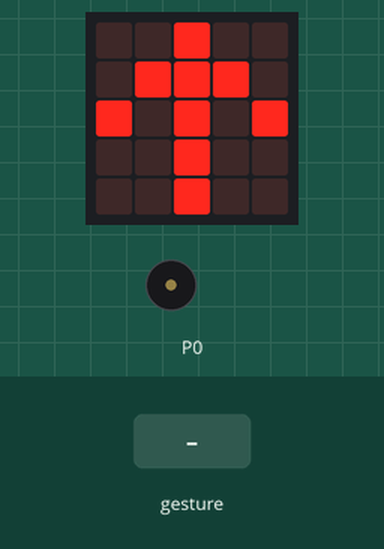
Recording of a program running on a simulated BBC micro:bit (MakeCode). Shown: the board's 5×5 LED display, buzzer (waves = sounding). Inputs (shaded band) come from the test bench. A tilt is held for 1.5 s and a shake lasts 1 s, then the board lies face up again.

Above: at 1.2 s.
1.3 s: gesture 'tilt right'
At 2.7 s:
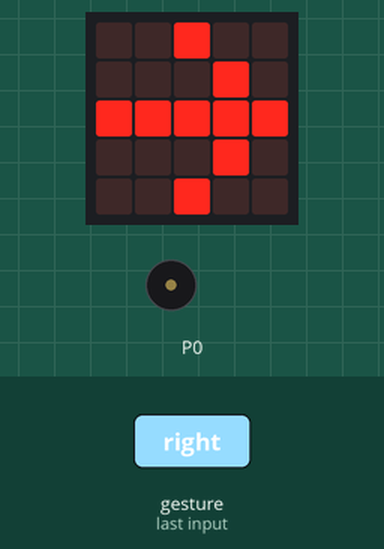
4.3 s: gesture 'tilt left'
At 5.7 s:
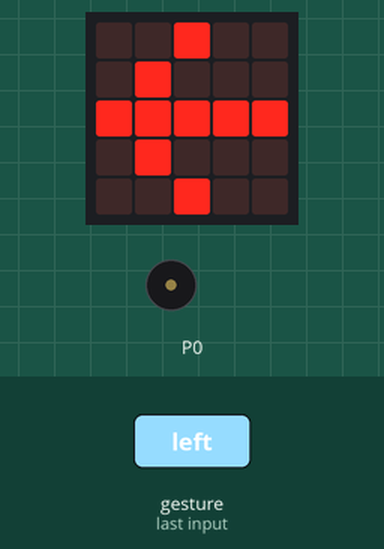
7.3 s: gesture 'screen down'
At 8.2 s:
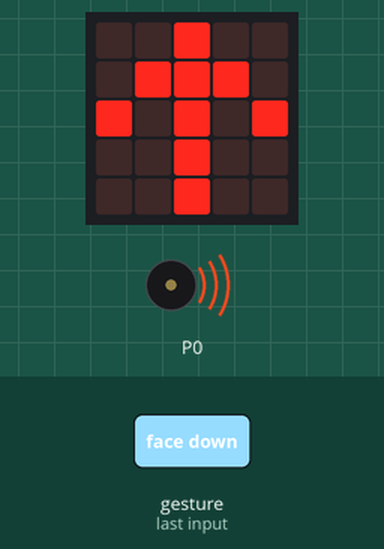
Timing chart, 0 to 11.3 s (numbered marks = the images above; inputs shaded):
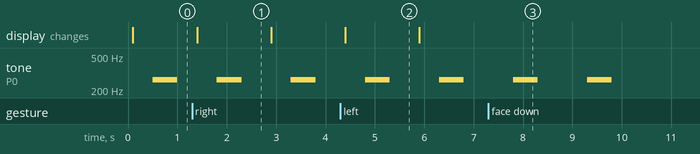

Measured:
- after the input at 1.3 s, tone on P0: alternates 262 Hz for 0.50 s and silent for 1.0 s, starting after 0.50 s; the display: changes after 0.10 s (image 1)
- after the input at 4.3 s, tone on P0: alternates 262 Hz for 0.50 s and silent for 1.0 s, starting after 0.50 s; the display: changes after 0.10 s (image 2)
- after the input at 7.3 s, tone on P0: alternates 262 Hz for 0.50 s and silent for 1.0 s, 4 changes in all, then stays silent, starting after 0.50 s
- what the display in image 1 shows lasts 1.5 s, from 1.4 s to 2.9 s

The program:

main.ts
```typescript
input.onGesture(Gesture.ScreenUp, function () {
    basic.showLeds(`
        . . # . .
        . # # # .
        # . # . #
        . . # . .
        . . # . .
        `)
    music.playTone(262, music.beat(BeatFraction.Whole))
})
input.onGesture(Gesture.TiltRight, function () {
    basic.showLeds(`
        . . # . .
        . . . # .
        # # # # #
        . . . # .
        . . # . .
        `)
    music.playTone(262, music.beat(BeatFraction.Whole))
})
input.onGesture(Gesture.TiltLeft, function () {
    basic.showLeds(`
        . . # . .
        . # . . .
        # # # # #
        . # . . .
        . . # . .
        `)
    music.playTone(262, music.beat(BeatFraction.Whole))
})
input.onGesture(Gesture.ScreenDown, function () {
    basic.showLeds(`
        . . # . .
        . # # # .
        # . # . #
        . . # . .
        . . # . .
        `)
    music.playTone(262, music.beat(BeatFraction.Whole))
})
```

test.ts
```typescript
// テストはここに来ます。このパッケージが拡張機能として使用されるときにはコンパイルされません。
```
